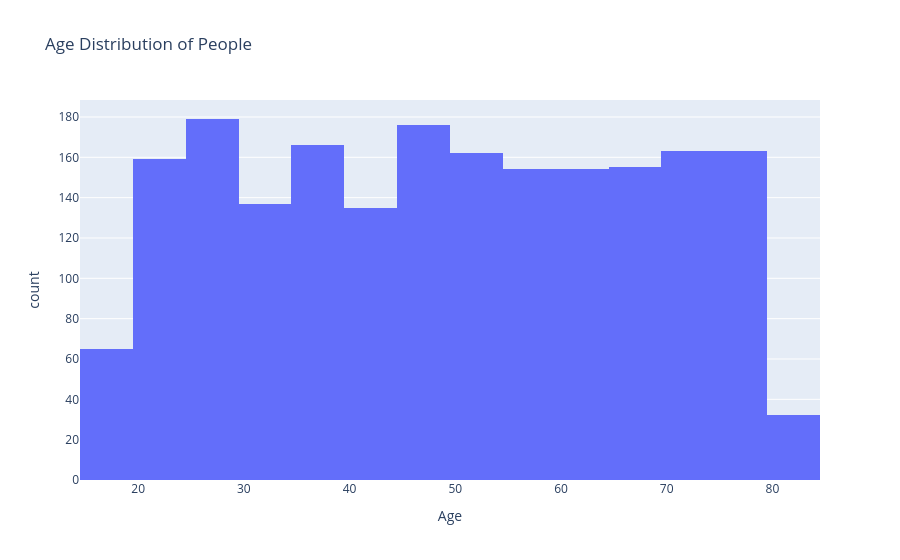

This figure's notebook cell:
### Code cell
# 3. Histogram — Age Distribution

fig = px.histogram(
    df,
    x="Age",
    nbins=20,
    title="Age Distribution of People",
    labels={"Age": "Age"}
)
fig.show()

### Figure 1 — Plotly figure (JSON) as saved in the notebook; plotly's stock layout.template omitted (floating-point values rounded to 4 significant figures; data arrays with more than 128 entries replaced by an {"elided": "..."} marker saying what was removed)
{"data": [{"bingroup": "x", "hovertemplate": "Age=%{x}<br>count=%{y}<extra></extra>", "legendgroup": "", "marker": {"color": "#636efa", "pattern": {"shape": ""}}, "name": "", "nbinsx": 20, "orientation": "v", "showlegend": false, "type": "histogram", "x": {"elided": "2000 int values"}, "xaxis": "x", "yaxis": "y"}], "layout": {"barmode": "relative", "legend": {"tracegroupgap": 0}, "title": {"text": "Age Distribution of People"}, "xaxis": {"anchor": "y", "domain": [0, 1], "title": {"text": "Age"}}, "yaxis": {"anchor": "x", "domain": [0, 1], "title": {"text": "count"}}}}
